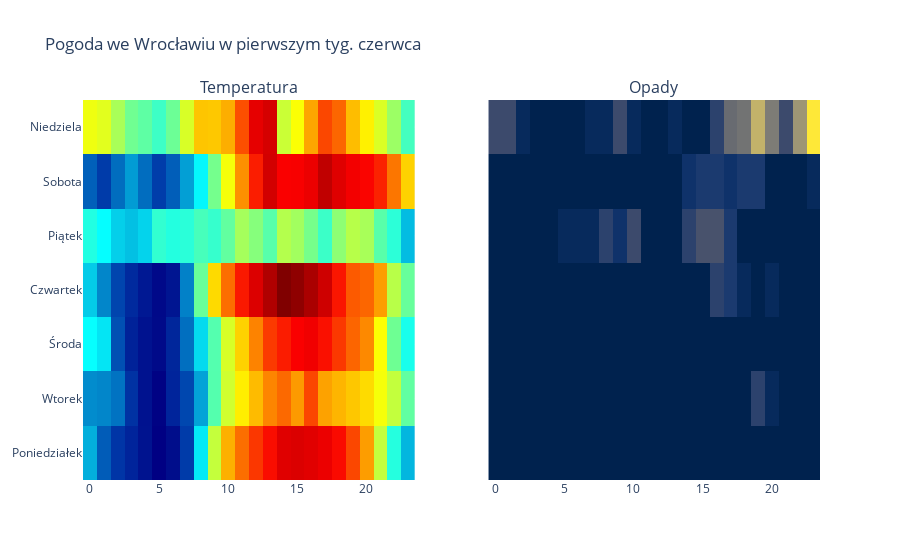

This figure's notebook cell:
### Code cell
fig.add_trace(go.Heatmap(x=wro_temp.index.hour,
                         y=wro_temp.index.weekday.map({0:'Poniedziałek',1:'Wtorek',2:'Środa',3:'Czwartek',4:'Piątek',5:'Sobota',6:'Niedziela'}),
                         z=wro_temp['Wrocław Temperature [2 m elevation corrected]'].tolist(),
                        colorscale='Jet',
                        showscale=False),1,1)

fig.add_trace(go.Heatmap(x=wro_temp.index.hour,
                         y=wro_temp.index.weekday.map({0:'Poniedziałek',1:'Wtorek',2:'Środa',3:'Czwartek',4:'Piątek',5:'Sobota',6:'Niedziela'}),
                         z=wro_temp['Wrocław Precipitation Total'].tolist(),
                        colorscale='Cividis',
                        showscale=False),1,2)

fig.update_layout(title='Pogoda we Wrocławiu w pierwszym tyg. czerwca')
iplot(fig)

### Figure 1 — Plotly figure (JSON) as saved in the notebook; plotly's stock layout.template omitted (floating-point values rounded to 4 significant figures; data arrays with more than 128 entries replaced by an {"elided": "..."} marker saying what was removed)
{"data": [{"colorscale": [[0, "rgb(0,0,131)"], [0.2, "rgb(0,60,170)"], [0.4, "rgb(5,255,255)"], [0.6, "rgb(255,255,0)"], [0.8, "rgb(250,0,0)"], [1, "rgb(128,0,0)"]], "showscale": false, "type": "heatmap", "x": {"elided": "168 int values"}, "xaxis": "x", "y": {"elided": "168 str values"}, "yaxis": "y", "z": {"elided": "168 float values"}}, {"colorscale": [[0, "#00224e"], [0.1111, "#123570"], [0.2222, "#3b496c"], [0.3333, "#575d6d"], [0.4444, "#707173"], [0.5556, "#8a8678"], [0.6667, "#a59c74"], [0.7778, "#c3b369"], [0.8889, "#e1cc55"], [1, "#fee838"]], "showscale": false, "type": "heatmap", "x": {"elided": "168 int values"}, "xaxis": "x2", "y": {"elided": "168 str values"}, "yaxis": "y2", "z": {"elided": "168 float values"}}], "layout": {"annotations": [{"font": {"size": 16}, "showarrow": false, "text": "Temperatura", "x": 0.225, "xanchor": "center", "xref": "paper", "y": 1, "yanchor": "bottom", "yref": "paper"}, {"font": {"size": 16}, "showarrow": false, "text": "Opady", "x": 0.775, "xanchor": "center", "xref": "paper", "y": 1, "yanchor": "bottom", "yref": "paper"}], "title": {"text": "Pogoda we Wrocławiu w pierwszym tyg. czerwca"}, "xaxis": {"anchor": "y", "domain": [0, 0.45]}, "xaxis2": {"anchor": "y2", "domain": [0.55, 1]}, "yaxis": {"anchor": "x", "domain": [0, 1]}, "yaxis2": {"anchor": "x2", "domain": [0, 1], "matches": "y", "showticklabels": false}}}
